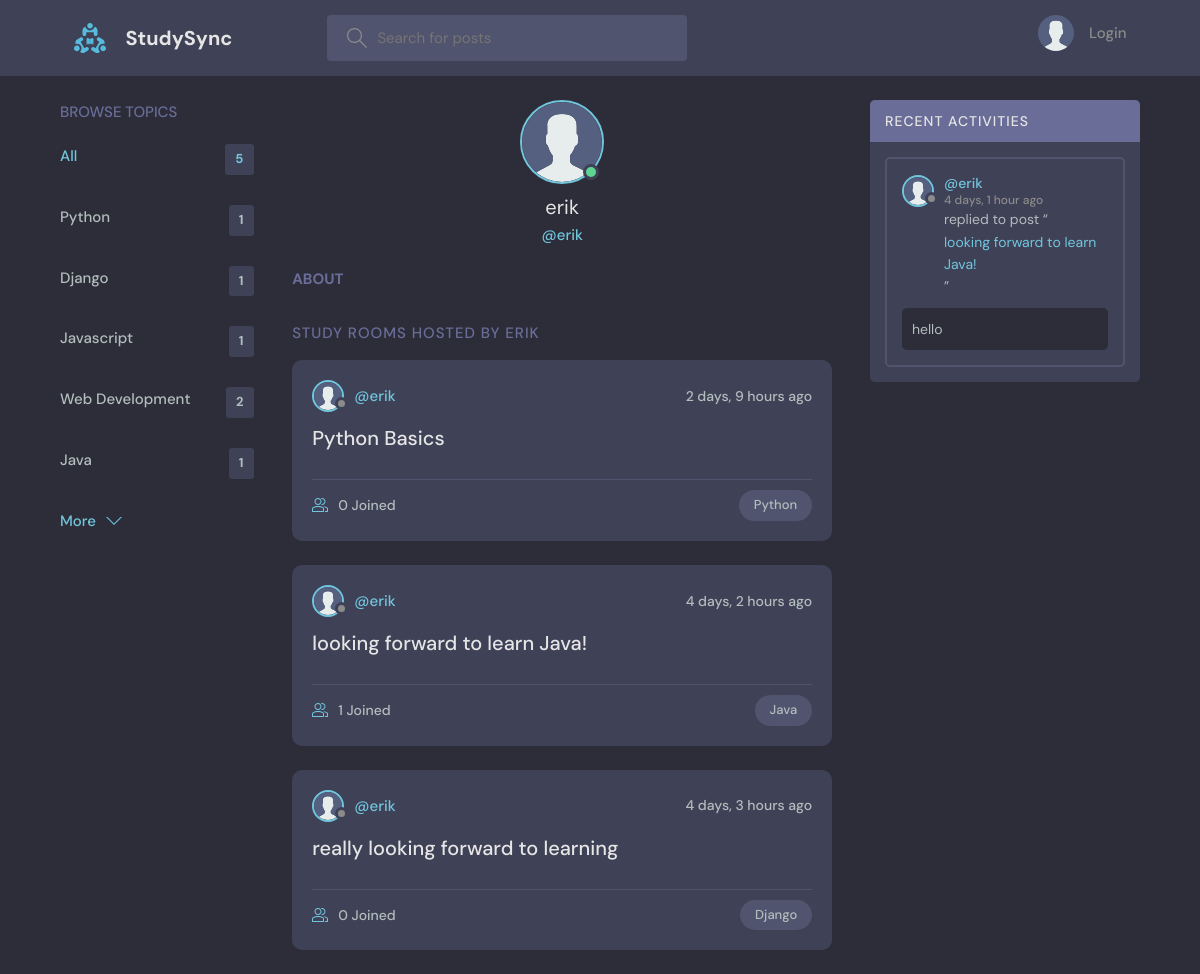
Before: /profile/4/ with the older database file.
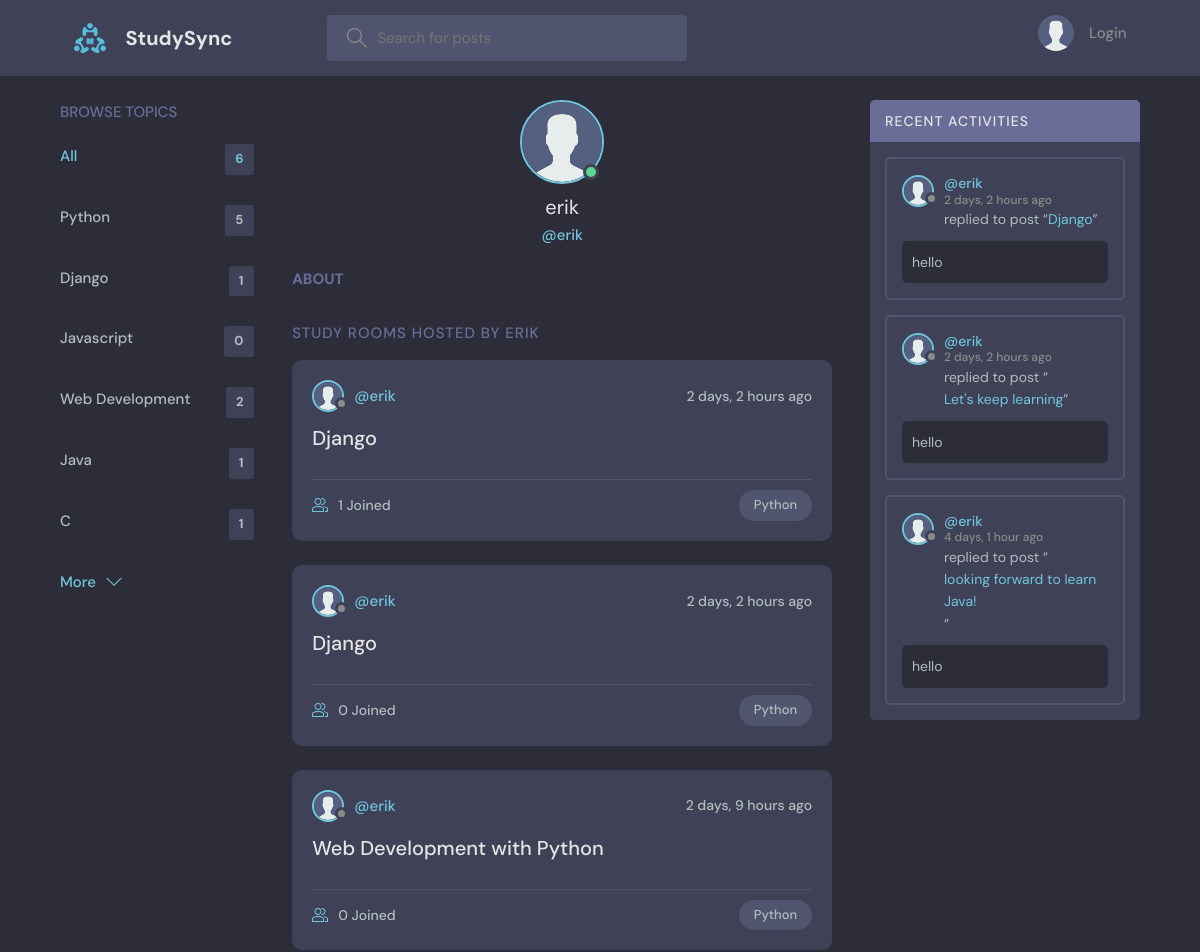
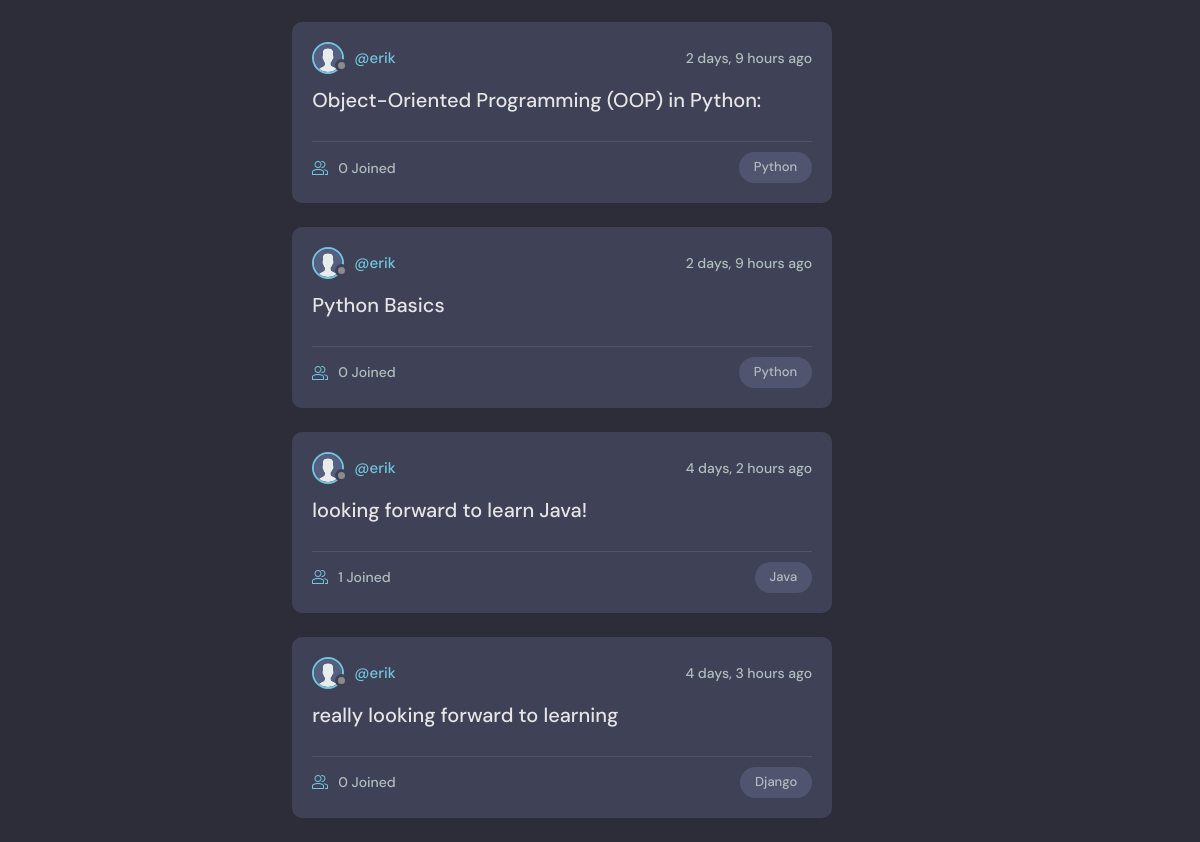
After: the same page with the newer database file (2 pictures, top to bottom).
### base/models.py (models this page shows, shortened)
class Topic(models.Model):
    name = models.CharField(max_length=200)  # Name of the topic

class Room(models.Model):
    host = models.ForeignKey(User, on_delete=models.SET_NULL, null=True)
    topic = models.ForeignKey(Topic, on_delete=models.SET_NULL, null=True)
    name = models.CharField(max_length=200)
    description = models.TextField(null=True, blank=True)
    participants = models.ManyToManyField(User, related_name='participants')
    updated = models.DateTimeField(auto_now=True)
    created = models.DateTimeField(auto_now_add=True)
    class Meta:
        ordering = ['-updated', '-created']
    def __str__(self):
        return self.name

class Message(models.Model):
    user = models.ForeignKey(User, on_delete=models.CASCADE)
    room = models.ForeignKey(Room, on_delete=models.CASCADE)
    body = models.TextField()
    updated = models.DateTimeField(auto_now=True)
    created = models.DateTimeField(auto_now_add=True)
    class Meta:
        ordering = ['-updated', '-created']

### base/views.py (the view)
# urls.py: path('profile/<str:pk>/', views.userProfile, name="user-profile"),  # URL for user profile page
def userProfile(request, pk):
    user = User.objects.get(id=pk)
    rooms = user.room_set.all()
    room_messages = user.message_set.all()
    topics = Topic.objects.all()
    context = {
        'user': user,                   # The current user
        'rooms': rooms,                 # Rooms associated with the user
        'room_messages': room_messages, # Messages sent by the user
        'topics': topics                # All topics
    }
    return render(request, 'base/profile.html', context)

### base/templates/base/profile.html (shortened to what this page needs)
{% extends 'main.html' %}
{% block content %}
{% load static %}
  <main class="profile-page layout layout--3">
    <div class="container">
      {% include 'base/topics_component.html' %}
      <div class="roomList">
        <div class="profile">
          <div class="profile__avatar">
            <div class="avatar avatar--large active">
              <img src="{% static 'images/avatar.svg' %}" />
            </div>
          </div>
          <div class="profile__info">
            <h3>{{user.username}}</h3>
            <p>@{{user.username}}</p>
          </div>
          <div class="profile__about">
            <h3>About</h3>
          </div>
        </div>
        <div class="roomList__header">
          <div>
            <h2>Study Rooms Hosted by {{user.username}}</a>
            </h2>
          </div>
        </div>
        {% include 'base/feed_component.html' %}
      </div>
      {% include 'base/activity_component.html' %}
    </div>
  </main>
  {% endblock %}

### templates/main.html (shortened to what this page needs)
<!DOCTYPE html>
{% load static %}
<html lang="en">
<head>
    <link rel="stylesheet" href="{% static 'styles/style.css' %}" />
</head>
<body>
    {% include 'navbar.html' %}
    {% block content %}
    {% endblock %}
</body>
</html>

### templates/navbar.html (shortened to what this page needs)
{% load static %}
<header class="header header--loggedIn">
    <div class="container">
        <a href="{% url 'home' %}" class="header__logo">
            <img src="{% static 'images/logo.svg' %}" />
            <h1>StudySync</h1>
        </a>
        <form class="header__search" method="GET" action="{% url 'home' %}">
            <label>
                <input name="q" placeholder="Search for posts" />
            </label>
        </form>
        <nav class="header__menu">
        {% if request.user.is_authenticated %}
        <div class="header__user">
            <a href="{% url 'update-user' %}">
                <div class="avatar avatar--medium active">
                    <img src="{{request.user.avatar.url}}" />
                </div>
                <p>{{request.user.username}} <span>@{{request.user.username}}</span></p>
            </a>
            <button class="dropdown-button">
                <svg version="1.1" xmlns="http://www.w3.org/2000/svg" width="32" height="32" viewBox="0 0 32 32">
                    <title>chevron-down</title>
                    <path d="M16 21l-13-13h-3l16 16 16-16h-3l-13 13z"></path>
                </svg>
            </button>
        </div>
        {% else %}
        <a href="{% url 'login' %}">
            <img src="{% static 'images/avatar.svg' %}" />
            <p>Login</p>
        </a>
        {% endif %}
      </nav>
    </div>
  </header>

### base/templates/base/topics_component.html
<div class="topics">
   <div class="topics__header">
     <h2>Browse Topics</h2>
   </div>
   <ul class="topics__list">
      <li>
          <a href="{% url 'home' %}" class="active">All <span>{{topics.count}}</span></a>
      </li>
      {% for topic in topics %}
      <li>
          <a href="{% url 'home' %}?q={{topic.name}}">{{topic.name}}<span>{{topic.room_set.all.count}}</span></a>
      </li>
      {% endfor %}
  </ul>
   <a class="btn btn--link" href="{% url 'topics' %}">
     More
     <svg version="1.1" xmlns="http://www.w3.org/2000/svg" width="32" height="32" viewBox="0 0 32 32">
       <title>chevron-down</title>
       <path d="M16 21l-13-13h-3l16 16 16-16h-3l-13 13z"></path>
     </svg>
   </a>
 </div>

### base/templates/base/feed_component.html (shortened to what this page needs)
{% for room in rooms %}
{% load static %}
<div class="roomListRoom">
    <div class="roomListRoom__header">
        <a href="{% url 'user-profile' room.host.id %}" class="roomListRoom__author">
            <div class="avatar avatar--small">
                <img src="{% static 'images/avatar.svg' %}" />
            </div>
            <span>@{{room.host.username}}</span>
        </a>
        <div class="roomListRoom__actions">
            <span>{{room.created|timesince}} ago</span>
        </div>
    </div>
    <div class="roomListRoom__content">
        <a href="{% url 'room' room.id %}">{{room.name}}</a>
    </div>
    <div class="roomListRoom__meta">
        <a href="{% url 'room' room.id %}" class="roomListRoom__joined">
            {{room.participants.all.count}} Joined
        </a>
        <p class="roomListRoom__topic">{{room.topic.name}}</p>
    </div>
</div>
{% endfor %}

### base/templates/base/activity_component.html (shortened to what this page needs)
{% load static %}
<div class="activities">
   <div class="activities__header">
       <h2>Recent Activities</h2>
   </div>
   {% for message in room_messages %}
   <div class="activities__box">
       <div class="activities__boxHeader roomListRoom__header">
           <a href="{% url 'user-profile' message.user.id %}" class="roomListRoom__author">
               <div class="avatar avatar--small">
                   <img src="{% static 'images/avatar.svg' %}" />
               </div>
               <p>
                   @{{message.user.username}}
                   <span>{{message.created|timesince}} ago</span>
               </p>
           </a>
       </div>
       <div class="activities__boxContent">
           <p>replied to post “<a href="{% url 'room' message.room.id %}">{{message.room}}</a>”</p>
           <div class="activities__boxRoomContent">{{message.body}}</div>
       </div>
   </div>
   {% endfor %}
</div>

Changed rows visible on the page:
computed for Topic "Python": room_set.all.count "1" → "5"
computed for Topic "Javascript": room_set.all.count "1" → "0"
added Topic: name "C", room_set.all.count "1"
added Room: host.username "erik", created "2 days, 2 hours", name "Django", participants.all.count "1", topic.name "Python"
added Room: host.username "erik", created "2 days, 2 hours", name "Django", participants.all.count "0", topic.name "Python"
added Room: host.username "erik", created "2 days, 9 hours", name "Web Development with Python", participants.all.count "0", topic.name "Python"
added Room: host.username "erik", created "2 days, 9 hours", name "Object-Oriented Programming (OOP) in Python:", participants.all.count "0", topic.name "Python"
added Message: user.username "erik", created "2 days, 2 hours", room "Django", body "hello"
added Message: user.username "erik", created "2 days, 2 hours", room "Let's keep learning", body "hello"
Other visible differences:
{{ topics.count }}: "5" → "6"
